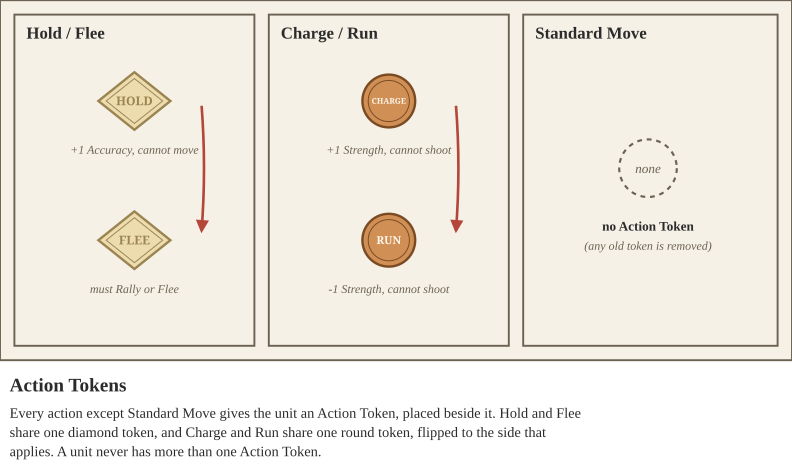

This chart was generated by the following Python code:
from style import *
from tokens import *
W, H = 330, 150
s = SVG(W, H, 'Action Tokens', [
    'Every action except Standard Move gives the unit an Action Token, placed beside it. Hold and Flee share one diamond token,',
    'and Charge and Run share one round token, flipped to the side that applies. A unit never has more than one Action Token.'])
s.panel(0, 0, W, H)
def pair(x, a, b, note_a, note_b):
    action_token(s, x, 42, a, 12 if a in ('Hold', 'Flee') else 11)
    s.text(x, 64, note_a, 5, C['line'], italic=True)
    flip(s, x + 18, 44, x + 18, 96)
    action_token(s, x, 100, b, 12 if b in ('Hold', 'Flee') else 11)
    s.text(x, 122, note_b, 5, C['line'], italic=True)
s.panel(6, 6, 100, H - 12, 'Hold / Flee')
pair(56, 'Hold', 'Flee', '+1 Accuracy, cannot move', 'must Rally or Flee')
s.panel(112, 6, 100, H - 12, 'Charge / Run')
pair(162, 'Charge', 'Run', '+1 Strength, cannot shoot', '-1 Strength, cannot shoot')
s.panel(218, 6, W - 224, H - 12, 'Standard Move')
s.add(f'<circle cx="270" cy="70" r="12" fill="none" stroke="{C["line"]}" stroke-width="0.9" stroke-dasharray="2 2"/>')
s.text(270, 72, 'none', 5.5, C['line'], italic=True)
s.text(270, 96, 'no Action Token', 5.5, C['ink'], bold=True)
s.text(270, 104, '(any old token is removed)', 5, C['line'], italic=True)
print(s.save('action_tokens.svg'))
